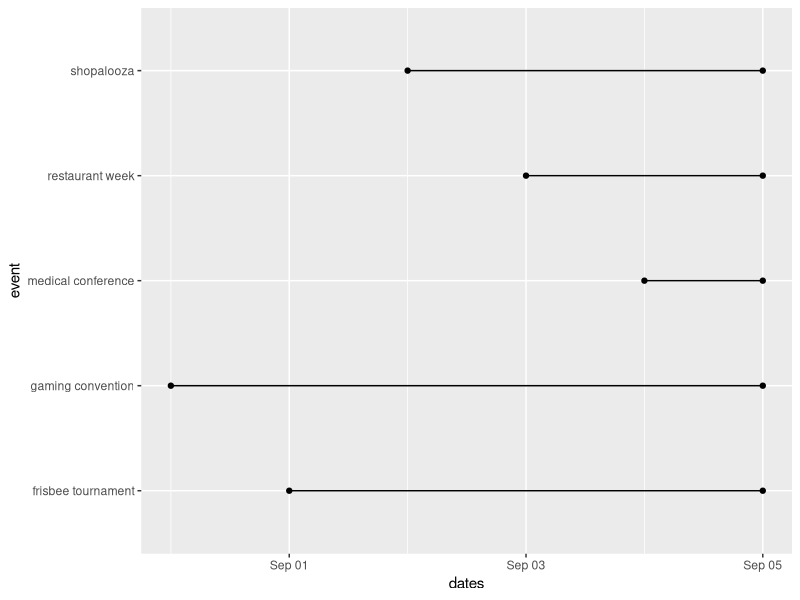
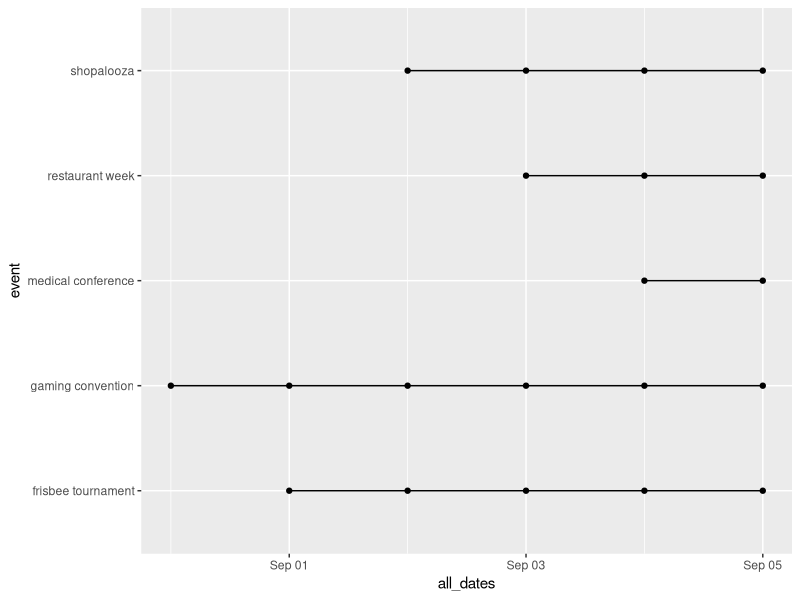
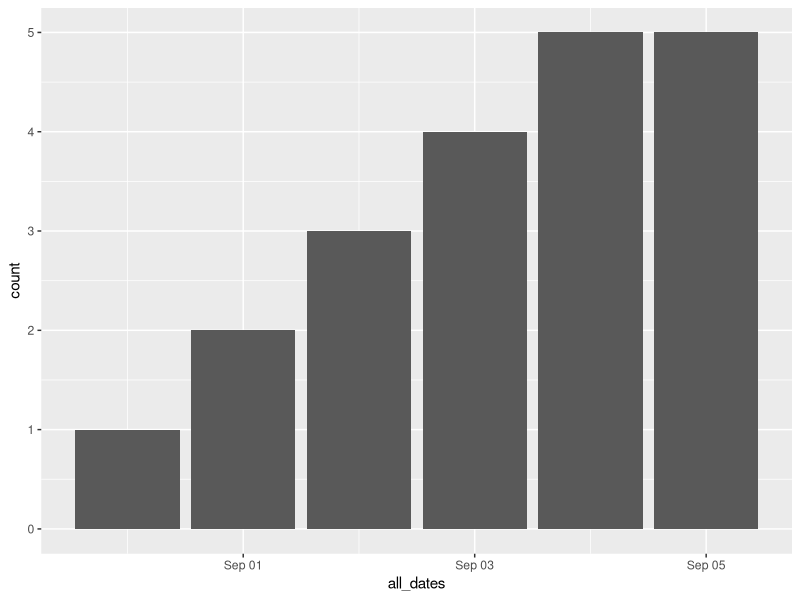

Source code (R) for these figures, in order:
library(tidyverse)
library(lubridate)

events <- tibble(event = c("restaurant week", "shopalooza",
                           "gaming convention", "medical conference",
                           "frisbee tournament"),
                 start = ymd("2018-08-30") + sample(5, 5),
                 end = start + sample(5, 5))

# When do the most events overlap?

# Plot to visually check the overlap
events %>% 
    gather(bounds, dates, -event) %>% 
    ggplot(aes(dates, event)) +
    geom_point() +
    geom_line()

# For each event, list out all dates
all <- events %>% 
    mutate(period = end - start) %>% 
    mutate(all_dates = map2(start, period, ~.x + 0:.y)) %>% 
    unnest(all_dates) 

# Plot to check the changes
all %>% 
    ggplot(aes(all_dates, event)) +
    geom_point() +
    geom_line()

# Visualize number of events for each date
all %>% 
    ggplot(aes(all_dates)) +
    geom_bar()

# Or find the number of events for each date analytically
all %>% 
    count(all_dates) %>% 
    top_n(1)
